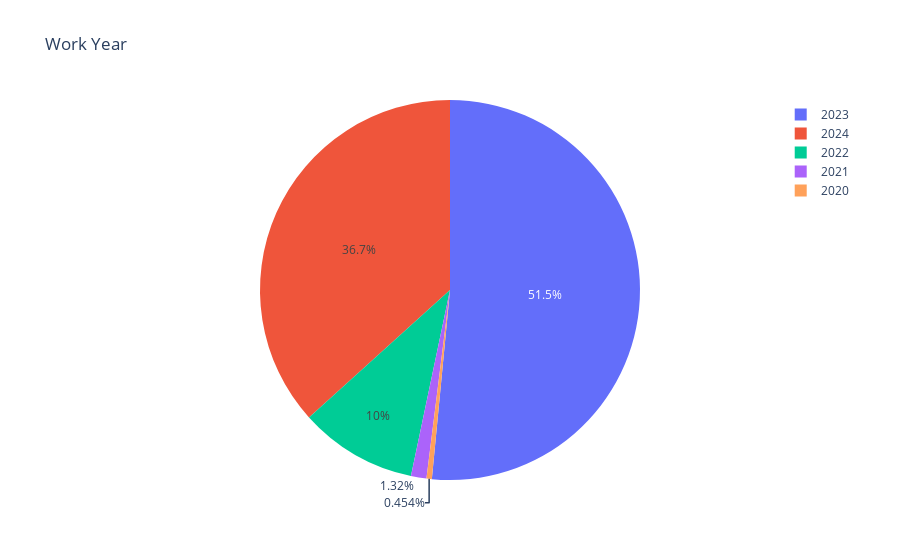

Notebook code cell kept with this figure:
### Code cell
work_l = df['work_year'].value_counts()
fig = pe.pie(work_l, names=work_l.index, values=work_l.values, title='Work Year')
fig.show()

### Figure 1 — Plotly figure (JSON) as saved in the notebook; plotly's stock layout.template omitted (floating-point values rounded to 4 significant figures)
{"data": [{"domain": {"x": [0, 1], "y": [0, 1]}, "hovertemplate": "work_year=%{label}<br>value=%{value}<extra></extra>", "labels": [2023, 2024, 2022, 2021, 2020], "legendgroup": "", "name": "", "showlegend": true, "type": "pie", "values": [8519, 6067, 1655, 218, 75]}], "layout": {"legend": {"tracegroupgap": 0}, "title": {"text": "Work Year"}}}
